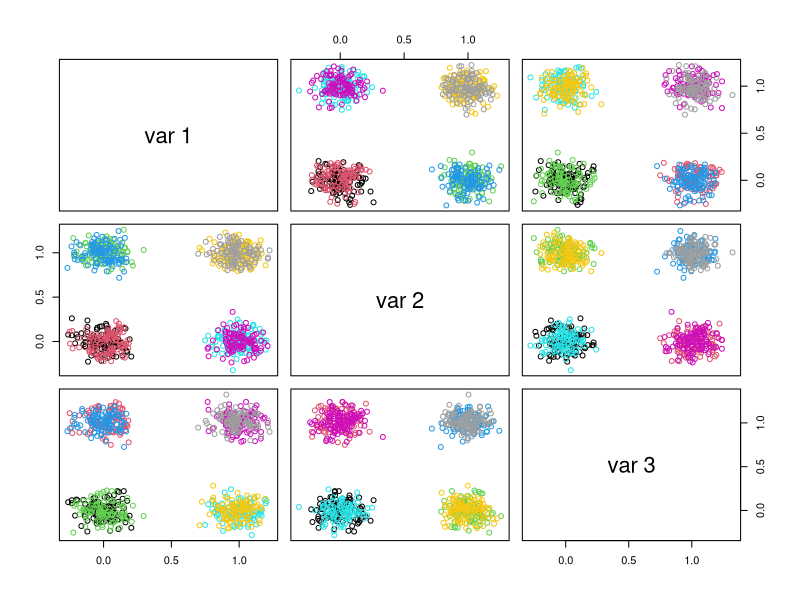
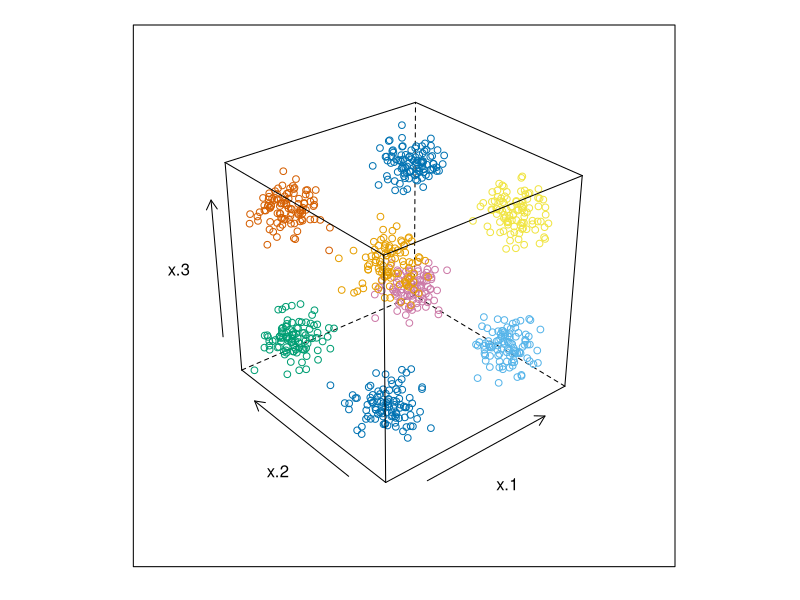

Source code (R) for these figures, in order:
library(mlbench)


### Name: mlbench.hypercube
### Title: Corners of Hypercube
### Aliases: mlbench.corners mlbench.hypercube hypercube
### Keywords: datagen

### ** Examples

p <- mlbench.hypercube()
plot(p)

library("lattice")
cloud(x.3~x.1+x.2, groups=classes, data=as.data.frame(p))
